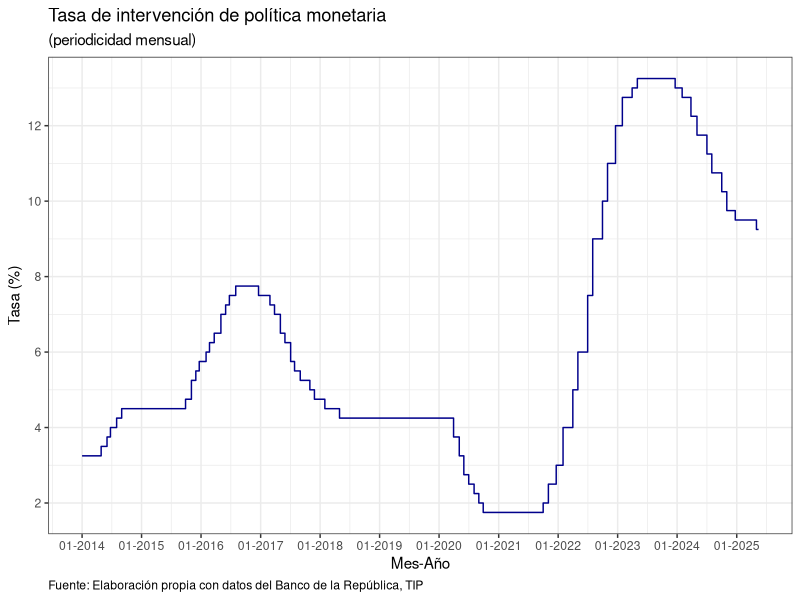

Source code (R):
## ---- chunk 1

library(readxl)
library(tidyverse)
library(lubridate)
## ---- chunk 2

data = read_excel("graficador_series.xlsx")

data
## ---- chunk 3

data$Fecha =  as.Date(data$Fecha, 
                      format = "%d/%m/%Y")

data
## ---- chunk 4

data$año = year(data$Fecha)
data$mes = month(data$Fecha)
data$dia = day(data$Fecha)

data

## ---- chunk 5

# Converting 'Tasa' to double format

data$`Tasa de política monetaria(Dato diario)` = as.numeric(gsub(',', '.', data$`Tasa de política monetaria(Dato diario)`))

data
## ---- chunk 6

data = data |> 
  filter(año >= 2014)

data
## ---- chunk 7

ggplot(data) +
  geom_step(aes(x=Fecha, y=`Tasa de política monetaria(Dato diario)`), color="darkblue") +
  scale_x_date(date_breaks = "1 year", date_labels = "%m-%Y") +
  scale_y_continuous(breaks = seq(0,14, by = 2)) +
  theme_bw() +
  labs(title = "Tasa de intervención de política monetaria",
       subtitle = "(periodicidad mensual)",
       x = "Mes-Año",
       y = "Tasa (%)",
       caption = "Fuente: Elaboración propia con datos del Banco de la República, TIP") +
  theme(plot.caption.position = "panel",
        plot.caption = element_text(hjust = 0))

